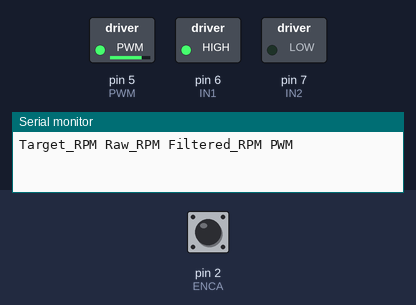
The sketch below on a simulated Arduino Uno, built with avr-gcc and run on an emulated ATmega328P. Shown: switched loads named in the sketch (green lamp = pin HIGH), the last lines printed to the serial monitor. The inputs (shaded band) are chosen by the test bench; at power-on: pin 2 (ENCA) HIGH.

Above: at 0.1 s.
At 11.1 s:
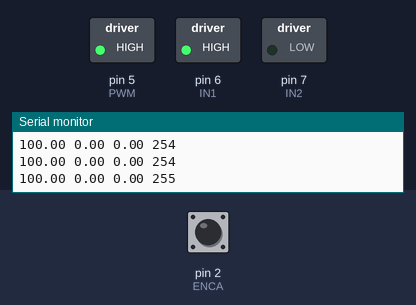
Timing chart, 0 to 12.6 s (numbered marks = the images above):
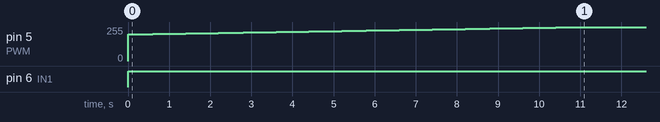

Measured:
- by itself, pin 5 (PWM): moves from 0/255 to 255/255 over 11.0 s
- by itself, pin 6 (IN1): LOW → HIGH at 0.00 s

The sketch:

EENG511-Motor-Control.ino
```cpp
#include <util/atomic.h>

// ENGR 511 Final Project


// Encoder Pins
#define ENCA 2
#define ENCB 3

// Motor driver pins
#define PWM 5
#define IN1 6
#define IN2 7

// Encoder variables
volatile int encoderCount = 0;

int previousCount = 0;
long previousTime = 0;
long previousPrintTime = 0;

// RPM variables
float rawRPM = 0.0;
float filteredRPM = 0.0;
float previousRawRPM = 0.0;

float countsPerRev = 600.0;


float b0 = 0.01546504;
float b1 = 0.01546504;
float a1 = 0.96906992;

// PID control variables

// Target motor speed in RPM
float targetRPM = 100.0;

// Tuning values
float Kp = 2.0;
float Ki = 0.05;
float Kd = 0.0;

float integralError = 0.0;
float previousError = 0.0;

void setup() {
  Serial.begin(115200);

  pinMode(ENCA, INPUT);
  pinMode(ENCB, INPUT);

  pinMode(PWM, OUTPUT);
  pinMode(IN1, OUTPUT);
  pinMode(IN2, OUTPUT);

  attachInterrupt(digitalPinToInterrupt(ENCA), readEncoder, RISING);

  previousTime = micros();

  Serial.println("Target_RPM Raw_RPM Filtered_RPM PWM");
}

void loop() {

  //Read encoder count safely
  int currentCount = 0;

  ATOMIC_BLOCK(ATOMIC_RESTORESTATE) {
    currentCount = encoderCount;
  }

  //Calculate elapsed time
  long currentTime = micros();
  float deltaTime = (currentTime - previousTime) / 1000000.0;

  if (deltaTime <= 0) {
    return;
  }

  previousTime = currentTime;

  //Calculate raw RPM
  int changeInCount = currentCount - previousCount;
  previousCount = currentCount;

  float countsPerSecond = changeInCount / deltaTime;

  rawRPM = (countsPerSecond / countsPerRev) * 60.0;

  //Apply low-pass filter
  filteredRPM = a1 * filteredRPM + b0 * rawRPM + b1 * previousRawRPM;
  previousRawRPM = rawRPM;

  //PID control
  float error = targetRPM - filteredRPM;

  integralError = integralError + error * deltaTime;

  float derivativeError = (error - previousError) / deltaTime;

  float controlSignal = Kp * error + Ki * integralError + Kd * derivativeError;

  previousError = error;

  //Convert PID output to PWM and direction
  int direction = 1;

  if (controlSignal < 0) {
    direction = -1;
  }

  int pwmValue = abs(controlSignal);

  if (pwmValue > 255) {
    pwmValue = 255;
  }

  //Send command to motor
  setMotor(direction, pwmValue);

  //Print data for Serial Plotter
  if (millis() - previousPrintTime >= 100) {
    previousPrintTime = millis();

    Serial.print(targetRPM);
    Serial.print(" ");
    Serial.print(rawRPM);
    Serial.print(" ");
    Serial.print(filteredRPM);
    Serial.print(" ");
    Serial.println(pwmValue);
  }

  delay(1);
}

// Motor control function
void setMotor(int direction, int pwmValue) {
  analogWrite(PWM, pwmValue);

  if (direction == 1) {
    digitalWrite(IN1, HIGH);
    digitalWrite(IN2, LOW);
  }
  else if (direction == -1) {
    digitalWrite(IN1, LOW);
    digitalWrite(IN2, HIGH);
  }
  else {
    digitalWrite(IN1, LOW);
    digitalWrite(IN2, LOW);
  }
}

// Encoder interrupt function
void readEncoder() {
  int b = digitalRead(ENCB);

  if (b > 0) {
    encoderCount--;
  }
  else {
    encoderCount++;
  }
}
```
